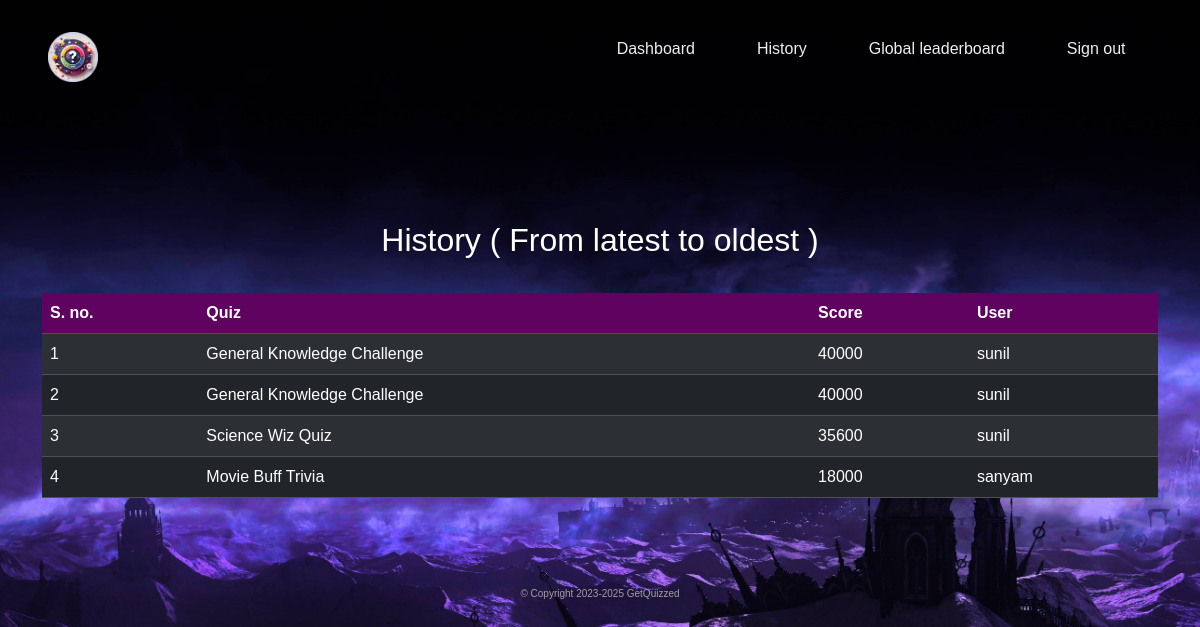
Page /leaderboard (signed in) on the committed database.
### tables this page shows
CREATE TABLE users (
id INTEGER PRIMARY KEY AUTOINCREMENT,
username TEXT NOT NULL UNIQUE
,hash TEXT NOT NULL );

CREATE TABLE Quizzes (
    quiz_id INTEGER PRIMARY KEY AUTOINCREMENT,
    title TEXT NOT NULL,
    description TEXT
);

CREATE TABLE Scores (
    score_id INTEGER PRIMARY KEY,
    user_id INTEGER NOT NULL,
    quiz_id INTEGER NOT NULL,
    score INTEGER NOT NULL,
    timestamp TIMESTAMP DEFAULT CURRENT_TIMESTAMP,
    FOREIGN KEY (user_id) REFERENCES Users(id),
    FOREIGN KEY (quiz_id) REFERENCES Quizzes(quiz_id)
);

### app.py (the view)
@app.route('/leaderboard')
@login_required
def leaderboard():
    leaderboard_data = db.execute('''WITH RankedScores AS (
    SELECT
        Scores.quiz_id,
        Scores.user_id,
        Users.username,
        Scores.score,
        RANK() OVER (PARTITION BY Scores.quiz_id ORDER BY Scores.score DESC) AS rnk
    FROM Scores
    JOIN Users ON Scores.user_id = Users.id
    )
    SELECT
        Quizzes.title as quiz_name,
        RankedScores.score as top_score,
        RankedScores.username as top_user
    FROM RankedScores
    JOIN Quizzes ON RankedScores.quiz_id = Quizzes.quiz_id
    WHERE rnk = 1;
    ''')
    return render_template('leaderboard.html', leaderboard_data=leaderboard_data)

### app.py (called while the page is built)
@app.after_request
def after_request(response):
    response.headers["Cache-Control"] = "no-cache, no-store, must-revalidate"
    response.headers["Expires"] = 0
    response.headers["Pragma"] = "no-cache"
    return response

### helpers.py (called while the page is built)
def login_required(f):
    @wraps(f)
    def decorated_function(*args, **kwargs):
        if session.get("user_id") is None:
            return redirect("/login")
        return f(*args, **kwargs)
    return decorated_function

### templates/leaderboard.html (shortened to what this page needs)
{% extends "layout.html" %}
{% block links %}
<link href="https://cdn.jsdelivr.net/npm/bootstrap@5.3.2/dist/css/bootstrap.min.css" rel="stylesheet">
<link rel="stylesheet" href="/static/quizzed.css">
{% endblock %}
{% block main %}
<h1 class="page-title">History ( From latest to oldest )</h1>
<div class="container">
  <table class="table table-dark table-striped">
    <thead>
      <tr>
        <th>S. no.</th>
        <th>Quiz</th>
        <th>Score</th>
        <th>User</th>
      </tr>
    </thead>
    {% for leader in  leaderboard_data %}
    <tr>
      <td> {{ loop.index }}</td>
      <td>{{ leader['quiz_name'] }}</td>
      <td> {{ leader['top_score'] }}</td>
      <td> {{ leader['top_user'] }}</td>
    </tr>
    {% endfor %}
  </table>
</div>
{% endblock %}

### static/quizzed.css (style rules this page uses)
th { background-color: #600260 !important; }
.page-title { font-size: 2rem; margin: 3%; text-align: center; }

### static/layout.css (style rules this page uses)
* { margin: 0; padding: 0; box-sizing: border-box; font-family: Arial, Helvetica, sans-serif; }
:root { --white: white; --black: rgb(0, 0, 0); --links: 18px; --paragraph: 24px; --heading: 40px; --logoS: 100px; }
body { min-height: 100vh; min-width: 100%; background: url(/static/background.jpg); background-position: center; background-repeat: no-repeat; background-size: cover; background-attachment: fixed; }
* { box-sizing: border-box; }
body { margin: 0; font-family: 'Segoe UI'; }

### rows in the picture
users: quiz_name "General Knowledge Challenge", top_score "40000", top_user "sunil"
Scores: quiz_name "Science Wiz Quiz", top_score "35600", top_user "sunil"
Scores: quiz_name "Movie Buff Trivia", top_score "18000", top_user "sanyam"
